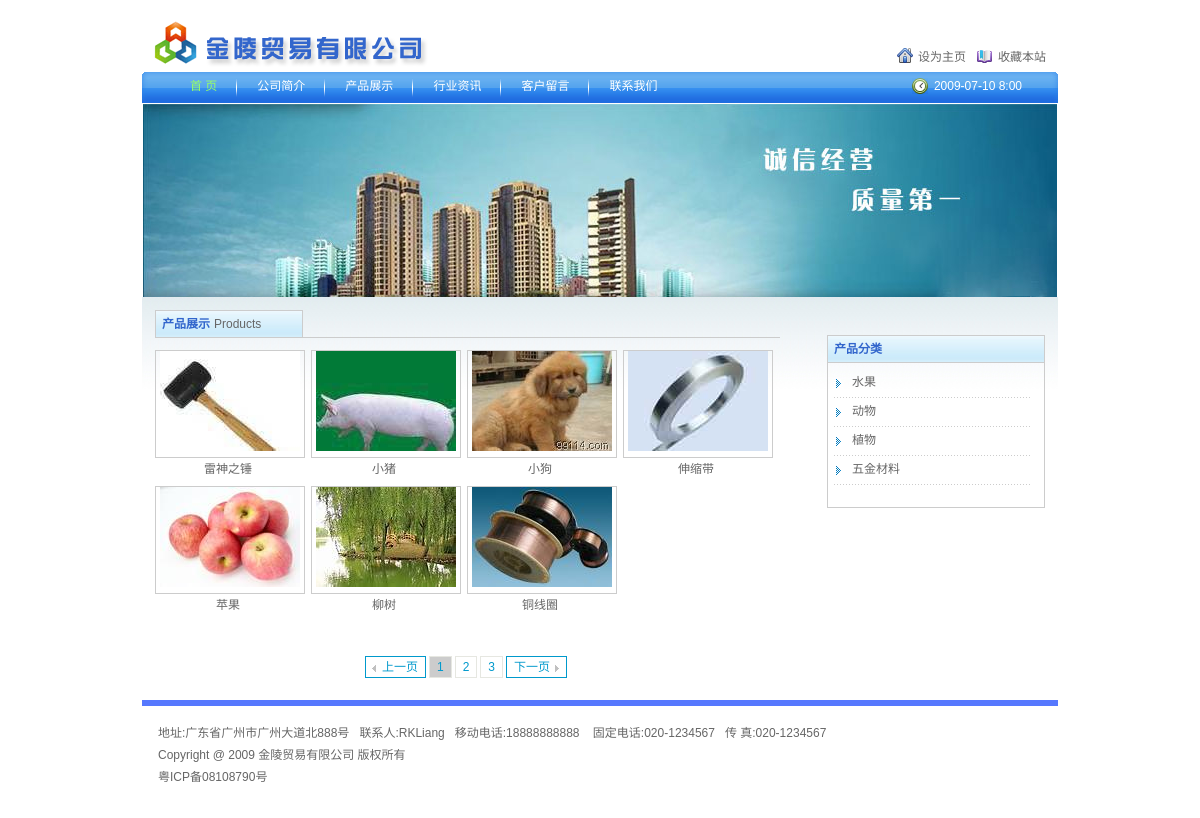
/product_list.php, run on the app's committed database.
### tables this page shows
CREATE TABLE `product` (
  `id` int(10) unsigned NOT NULL AUTO_INCREMENT,
  `name` char(20) NOT NULL DEFAULT '',
  `description` text NOT NULL,
  `proClassID` int(11) unsigned NOT NULL,
  `image` varchar(200) NOT NULL DEFAULT '',
  `adder` varchar(100) NOT NULL DEFAULT '' COMMENT '产品添加人',
  `addTime` int(10) unsigned NOT NULL DEFAULT '0' COMMENT '添加时间',
  PRIMARY KEY (`id`)
);

CREATE TABLE `proClass` (
  `id` int(10) unsigned NOT NULL AUTO_INCREMENT,
  `name` char(20) NOT NULL DEFAULT '',
  `description` text NOT NULL,
  PRIMARY KEY (`id`)
);

CREATE TABLE `compMes` (
  `id` int(10) unsigned NOT NULL AUTO_INCREMENT,
  `addr` char(200) NOT NULL DEFAULT '' COMMENT '地址',
  `linkman` char(20) NOT NULL DEFAULT '' COMMENT '联系人',
  `mtel` char(20) NOT NULL DEFAULT '' COMMENT '移动电话',
  `fTel` char(20) NOT NULL DEFAULT '' COMMENT '固定电话',
  `fax` char(20) NOT NULL DEFAULT '' COMMENT '传真',
  `intro` text NOT NULL COMMENT '简介',
  `icpNo` char(50) NOT NULL DEFAULT '' COMMENT 'ICP号',
  `LDN` char(50) NOT NULL DEFAULT '' COMMENT '版权号',
  `copyrighter` char(20) NOT NULL DEFAULT '' COMMENT '版权所有人',
  `adder` char(50) NOT NULL COMMENT '添加人',
  `addTime` int(11) NOT NULL COMMENT '添加时间',
  PRIMARY KEY (`id`)
);

### PDOClass/pdoClass.php (called while the page is built, shortened)
<?php
class pdoClass
{
    private $pdo = null;
    public $statement = null;
    public $options = array(
        PDO::MYSQL_ATTR_INIT_COMMAND => 'SET NAMES ',
    );
    public function __construct($host, $user = 'root', $pass = '', $dbname = '', $persistent = false, $charset = 'utf8')
    {
        $this->options[PDO::MYSQL_ATTR_INIT_COMMAND] .= $charset;
        $dsn = "mysql:host={$host};dbname={$dbname}";
        $this->pdo = new PDO($dsn, $user, $pass, $this->options);
    }
    public function query($sql)
    {
        $this->statement = $this->pdo->query($sql);
        return $this->statement;
    }
    public function fetch($fetch_style = PDO::FETCH_ASSOC)
    {
        if (is_object($this->statement)) {
            return $this->statement->fetch($fetch_style);
        } else {
            return false;
        }
    }
    public function fetchAll($fetch_style = PDO::FETCH_ASSOC, $handle = '')
    {
        if ($handle != '') {
            return $this->statement->fetchAll($fetch_style, $handle);
        } else {
            return $this->statement->fetchAll($fetch_style);
        }
    }
}

### product_list.php (the view, shortened to what this page needs)
<?php
include_once './PDOClass/pdoClass.php';
$host = '172.16.50.28';
$user = 'root';
$pass = 'root';
$dbname = 'jinling';
$link = new pdoClass($host, $user, $pass, $dbname);
$selSQL = 'SELECT id,name,image FROM product';
$link->query($selSQL);
$arrProduct = $link->fetchAll();
$selSQL = 'SELECT * FROM compMes';
$link->query($selSQL);
$arrCompany = $link->fetch();
$selSQL = 'SELECT id,name,description FROM proClass';
$link->query($selSQL);
$arrProClass = $link->fetchAll();
?>
<!DOCTYPE html PUBLIC "-//W3C//DTD XHTML 1.0 Transitional//EN" "http://www.w3.org/TR/xhtml1/DTD/xhtml1-transitional.dtd">
<html xmlns="http://www.w3.org/1999/xhtml">
<head>
<link type="text/css" rel="stylesheet" href="style/style.css" />
</head>
<body>
<div class="header">
	<h1 class="logo" title="金陵贸易有限公司"><a href="index.php"><img src="images/logo.gif" alt="金陵贸易有限公司" /></a></h1>
    <p class="top_r"><a href="#" class="btn_i">设为主页</a><a href="#" class="btn_f">收藏本站</a></p>
</div>
<div class="nav">
	<div class="nav_left"></div>
    <ul>
     	<li class="sel"><a href="index.php">首  页</a></li>
        <li><a href="about_us.php">公司简介</a></li>
        <li><a href="product_list.php">产品展示</a></li>
        <li><a href="info.php">行业资讯</a></li>
        <li><a href="guestbook.php">客户留言</a></li>
        <li><a href="contact_us.php" class="nobg">联系我们</a></li>
     </ul>
     <div class="time">2009-07-10 8:00</div>
    <div class="nav_right"></div>
</div>
<div class="banner">
	<a href="#"><img src="images/banner.jpg" align="banner" /></a>
</div>
<div class="content">
	<div class="lefter">
    	<div class="title">
        	<h2 class="cBlue fB">产品展示<b class="cGrey fn">Products</b></h2>
        </div>
        <ul class="list_l">
			<?php
            foreach ($arrProduct as $key => $value) {
                ?>
				<li>
                <span class="listimg">
                    <a href="product_info.php?id=<?php echo $arrProduct["$key"]['id']?>" alt=<?php echo $arrProduct["$key"]['name']?>> <img src=<?php echo preg_replace('/\.\//', './admin/', $arrProduct["$key"]['image'])?> > </a>
                </span>
					<span class="listtxt"><a href="product_info.php?id=<?php echo $arrProduct["$key"]['id']?>"><?php echo $arrProduct["$key"]['name']?></a></span>
				</li>
				<?php
            }
            ?>
        </ul>
        <div class="blank10"></div>
        <div class="pages"><a href="#" class="pre">上一页</a><a class="current">1</a><a href="#?page=2">2</a><a href="#?page=3">3</a><a href="#?page=2" class="next">下一页</a></div>
        <div class="blank6"></div>
    </div>
	<div class="righter">
    	<div class="rightBox">
        	<h3>产品分类</h3>
            <ul class="list_r">
				<?php
                foreach ($arrProClass as $key => $value) {
                    ?>
					<li><a href="product_list.php?id=<?php echo $arrProClass["$key"]['id']?>"><?php echo $arrProClass["$key"]['name']?></a></li>
				<?php
                }
                ?>
            </ul>
        </div>
    </div>
</div>
<div class="footer">
	<p>地址:<?php echo $arrCompany['addr']?>&nbsp;&nbsp;&nbsp;联系人:<?php echo $arrCompany['linkman']?>&nbsp;&nbsp;&nbsp;移动电话:<?php echo $arrCompany['mtel']?>
		&nbsp;&nbsp;&nbsp;固定电话:<?php echo $arrCompany['fTel']?>&nbsp;&nbsp;&nbsp;传 真:<?php echo $arrCompany['fax']?></p>
	<p><?php echo $arrCompany['LDN']?> <?php echo $arrCompany['copyrighter']?> 版权所有</p>
	<p><a href="#"><?php echo $arrCompany['icpNo']?></a></p>
</div>
</body>
</html>

### style/style.css (style rules this page uses)
body { text-align: center; font:12px "Lucida Grande",Verdana,Lucida,Helvetica,Arial,sans-serif;margin:0; padding:0;font-size:12px; line-height:22px; background-color:#fff;color:#666 }
html, body { height:100% }
div,form,img,ul,ol,li,p,dl,dt,dd { margin: 0; padding: 0; border: 0; }
ul,li { list-style-type:none; }
img { vertical-align:middle; }
h1,h2,h3,h4,h5,h6 { margin:0; padding:0;font-size:12px; font-weight:normal; }
a:link { color:#666; text-decoration:none; }
.fB { font-weight: bold; }
.fn { font-weight:normal }
.cGrey,a.cGrey:link,a.cGrey:visited { color:#666; }
.cBlue,a.cBlue:link,a.cBlue:visited { color:#3266cc }
.nobg { background:none!important }
.blank6 { height:6px; clear:both;display:block; font-size:1px;overflow:hidden; }
.blank10 { height:10px; clear:both;display:block; font-size:1px;overflow:hidden; }
.header { width:916px;margin:0 auto;height:72px;position:relative; text-align:left }
.logo { position:absolute;top:20px;left:6px;float:left }
.top_r { position:absolute;top:46px;right:12px }
.top_r .btn_i { padding:6px 11px 0 21px; background:url(../images/btn_ibg.gif) no-repeat 0 4px }
.top_r .btn_f { padding:6px 0 0 21px; background:url(../images/btn_fbg.gif) no-repeat 0 6px }
.nav { width:916px;margin:0 auto;height:31px;background:url(../images/nav_bg.gif) repeat-x 0 -31px; position:relative; overflow:hidden }
.nav_left { position:absolute;top:0;left:0;height:31px;width:8px; background:url(../images/nav_bg.gif) no-repeat 0 0; z-index:2 }
.nav_right { position:absolute;top:0;right:0;height:31px;width:8px; background:url(../images/nav_bg.gif) no-repeat 0 -62px; z-index:3 }
.nav ul { padding:0 4px 0 28px }
.nav ul li { float:left; height:16px;font-size:12px; }
.nav ul li a { padding:0 20px 0 20px;_padding-top:2px; display:block; float:left;height:29px; line-height:29px;background:url(../images/nav_line.gif) no-repeat right 6px }
.nav ul li a:link,.nav ul li a:visited,.nav ul li a:active { color:#fff;text-decoration:none }
.nav ul li.sel a:link,.nav ul li.sel a:visited,.nav ul li.sel a:active { color:#98ff66;text-decoration:none }
.nav .time { position:absolute;top:3px;right:36px;z-index:4;color:#fff;padding:0 0 0 22px; background:url(../images/timebg.gif) no-repeat 0 3px }
.banner { padding-top:1px;width:916px;margin:0 auto; overflow:hidden }
.content { width:890px;margin:0 auto;padding:10px 13px 16px 13px; background:url(../images/contentbg.gif) repeat-x left top; text-align:left }
.lefter { width:625px;float:left; text-align:left }
.title { height:30px;border-bottom:1px solid #ccc; clear:both; position:relative }
.title b { margin:0 4px }
.title h2 { float:left;width:134px;border-top:1px solid #ccc;border-left:1px solid #ccc;border-right:1px solid #ccc;height:26px;line-height:26px; padding:0 6px; background:url(../images/titlebg.gif) repeat-x left top;margin-top:3px }
.righter { width:218px;float:right;padding-top:28px }
.rightBox { border:1px solid #ccc }
.rightBox h3 { border-bottom:1px solid #ccc;height:26px; line-height:26px;padding:0 6px; background:url(../images/titlebg.gif) repeat-x left top; font-weight:bold;color:#3266cc }
.rightBox ul { padding:6px 12px 22px 6px }
.footer { width:900px;margin:0 auto;border-top:6px solid #5678fe; text-align:left; color:#666;padding:16px 0 30px 16px }
.list_r { clear:both }
.list_r li { height:29px;line-height:29px;_height:27px; line-height:27px; background:url(../images/list_rbg.gif) repeat-x left bottom; position:relative }
.list_r li a { display:block;padding:0 0 0 18px; background:url(../images/liststyle.gif) no-repeat 2px 10px; _background-position:2px 8px }
.list_l { padding-top:6px }
.list_l li { float:left;width:146px;padding:6px 10px 0 0;_padding-right:5px;text-align:center; }
.list_l li .listimg { width:148px;height:106px; display:block;border:1px solid #ccc }
.list_l li .listtxt { height:22px;line-height:22px; color:#666 }
.pages { padding:30px 0 0 0;margin:0px auto; text-align:center }
.pages a { border:1px solid #e6e7e1; width:auto; padding:3px 7px 3px 7px; color:#0099cc; text-align:center; margin-right:3px; text-decoration:none; display: inline; vertical-align:middle }
.pages a.pre { text-decoration:none; border:1px solid #0099cc;padding-left:16px;background:url(../images/pagesbg.gif) no-repeat 6px 8px }
.pages a.next { text-decoration:none; border:1px solid #0099cc;padding-right:16px;background:url(../images/pagesbg.gif) no-repeat 48px -9px }
.pages .current { background:#ccc; }

### data on the page
product: image (picture), name "雷神之锤"
product: image (picture), name "小猪"
product: image (picture), name "小狗"
product: image (picture), name "伸缩带"
product: image (picture), name "苹果"
product: image (picture), name "柳树"
product: image (picture), name "铜线圈"
proclass: name "水果"
proclass: name "动物"
proclass: name "植物"
proclass: name "五金材料"
compmes: addr "广东省广州市广州大道北888号", linkman "RKLiang", mtel "18888888888", fTel "020-1234567", fax "020-1234567", LDN "Copyright @ 2009", copyrighter "金陵贸易有限公司", icpNo "粤ICP备08108790号"
